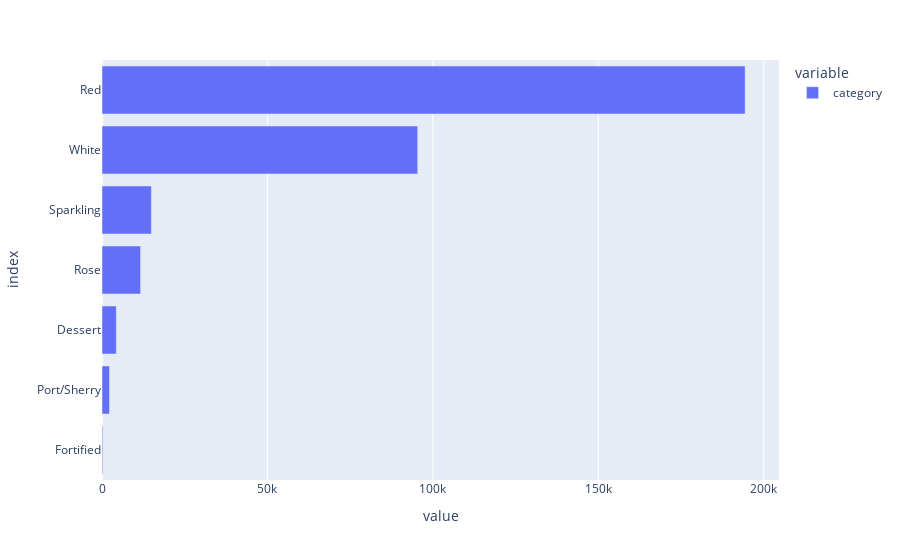

The code cell stored with this chart in its notebook:
### Code cell
px.bar(df.category.value_counts()[::-1], orientation='h')

### Figure 1 — Plotly figure (JSON) as saved in the notebook; plotly's stock layout.template omitted (floating-point values rounded to 4 significant figures)
{"data": [{"alignmentgroup": "True", "hovertemplate": "variable=category<br>value=%{x}<br>index=%{y}<extra></extra>", "legendgroup": "category", "marker": {"color": "#636efa", "pattern": {"shape": ""}}, "name": "category", "offsetgroup": "category", "orientation": "h", "showlegend": true, "textposition": "auto", "type": "bar", "x": [226, 2257, 4329, 11667, 14938, 95424, 194396], "xaxis": "x", "y": ["Fortified", "Port/Sherry", "Dessert", "Rose", "Sparkling", "White", "Red"], "yaxis": "y"}], "layout": {"barmode": "relative", "legend": {"title": {"text": "variable"}, "tracegroupgap": 0}, "margin": {"t": 60}, "xaxis": {"anchor": "y", "domain": [0, 1], "title": {"text": "value"}}, "yaxis": {"anchor": "x", "domain": [0, 1], "title": {"text": "index"}}}}
